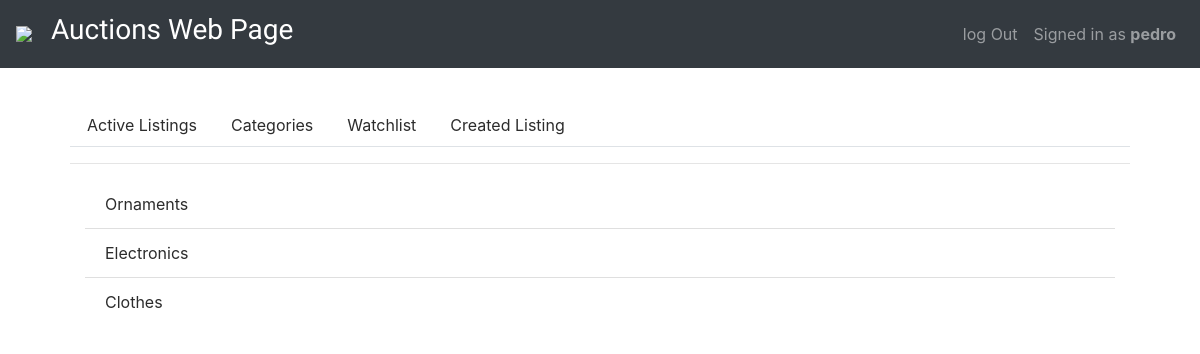
The app's page /categories (signed in) with its own data.
### auctions/models.py (models this page shows, shortened)
class User(AbstractUser):
    pass

class Category(models.Model):
    name = models.CharField(max_length=128)

### auctions/views.py (the view)
# urls.py: path("categories", views.show_categories, name='show_categories'),
def show_categories(request):
    categories=Category.objects.all()
    return render(request, "auctions/categories.html",{"categories":categories})

### auctions/templates/auctions/categories.html
{% extends "auctions/layout.html" %}
{% block body %}
<div class="tap-pane " role="tabpanel" id="{% url 'show_categories' %}">
    <div class="container">
        <ul class="list-group list-group-flush">
        {% for category in categories %}
            <li class="list-group-item" > <a href="categories/{{category.id}}"> {{category.name}} </a></li>
        {% endfor %}
        </ul>
    </div>
</div>
{% endblock %}

### auctions/templates/auctions/layout.html (shortened to what this page needs)
{% load static %}
<!DOCTYPE html>
<html lang="en">
<head>
    <link rel="stylesheet" href="https://stackpath.bootstrapcdn.com/bootstrap/4.4.1/css/bootstrap.min.css"
>
    <link href="{% static 'auctions/styles.css' %}" rel="stylesheet">
</head>
<body>
    <nav class="navbar navbar-expand-md navbar-dark fixed-top bg-dark fixed-top ">
        <img src="{% static 'img/comercio-y-compras.png' %}" width="35px"><a class="navbar-brand" href="/">
            <h3 id="font_G"> Auctions Web Page</h3>
        </a>
        <div class="collapse navbar-collapse" id="navbarSupportedContent">
            <ul class="navbar-nav ml-auto">
                <li class="nav-item active">
                    <a class="nav-link" href=""><span class="sr-only">(current)</span></a>
                </li>
                <li class="nav-item">
                    {% if user.is_authenticated %}
                    <a class="nav-link" href="{% url 'logout' %}"> log Out </a>
                    {% else %}
                    <a class="nav-link" href="{% url 'login' %}">log In</a>
                    {% endif %}
                </li>
                <li class="nav-item">
                    {% if user.is_authenticated %}
                    <a class="nav-link"> Signed in as <strong>{{ user.username }}</strong></a>
                    {% else %}
                    <a class="nav-link" href="{% url 'register' %}">Register </a>
                    {% endif %}
                </li>
            </ul>
        </div>
    </nav>
    <div style="margin: 60px">
        <div role="tabpanel">
            <ul class="nav nav-tabs" role="taplist">
                <li role="presentation" class="active">
                    <a class="nav-link  " role="tap" data-toggle="tab" href="{% url 'index' %}">Active
                        Listings</a>
                </li>
                <li role="presentation">
                    <a class="nav-link" role="tap" data-toggle="tab" href="{% url 'show_categories' %}">Categories</a>
                </li>
                {% if user.is_authenticated %}
                <li role="presentation">
                    <a class="nav-link" role="tap" data-toggle="tab" href="/watchlist/{{user.id}}">Watchlist</a>
                </li role="presentation" class="nav-item">
                <a class="nav-link " href="{% url 'create_list' %}">Created Listing</a>
                {% endif %}
            </ul>
            <hr>
            <div class="tab-content">
                {% block body %}
                {% endblock %}
            </div>
        </div>
    </div>
</body>
</html>

### auctions/static/auctions/styles.css (style rules this page uses)
body { padding: 10px; }

### auctions/templates/auctions/layout.html (style rules this page uses)
#font_G { font-family: 'Gochi Hand', cursive; }
a { color: rgb(44, 44, 44); }

### records on screen
User: username "pedro"
Category: name "Ornaments"
Category: name "Electronics"
Category: name "Clothes"
